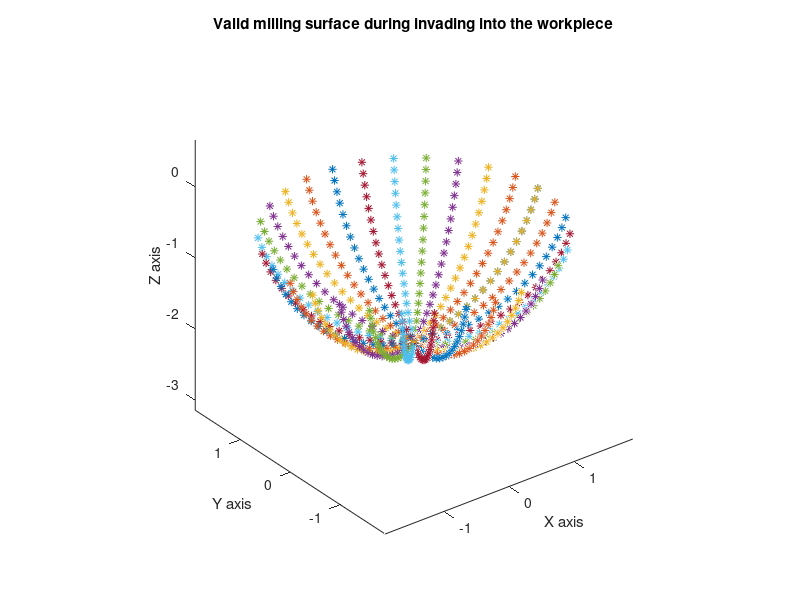
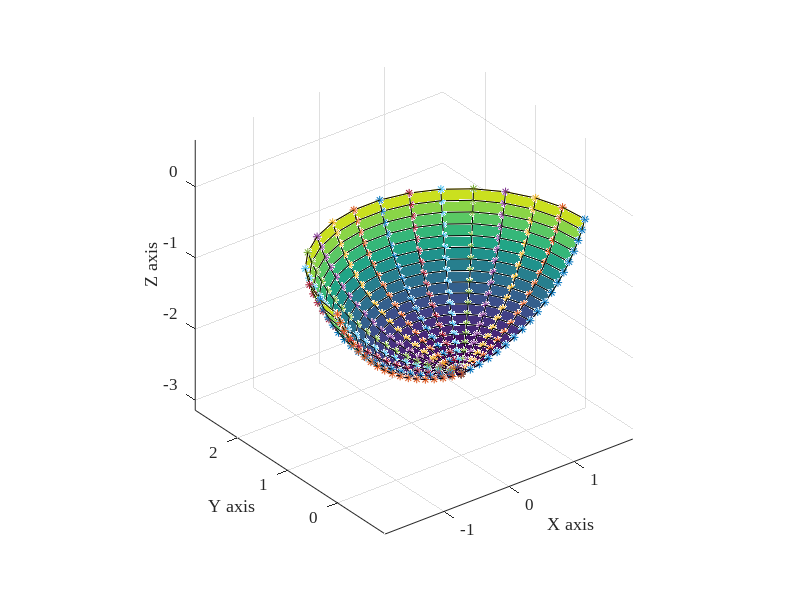
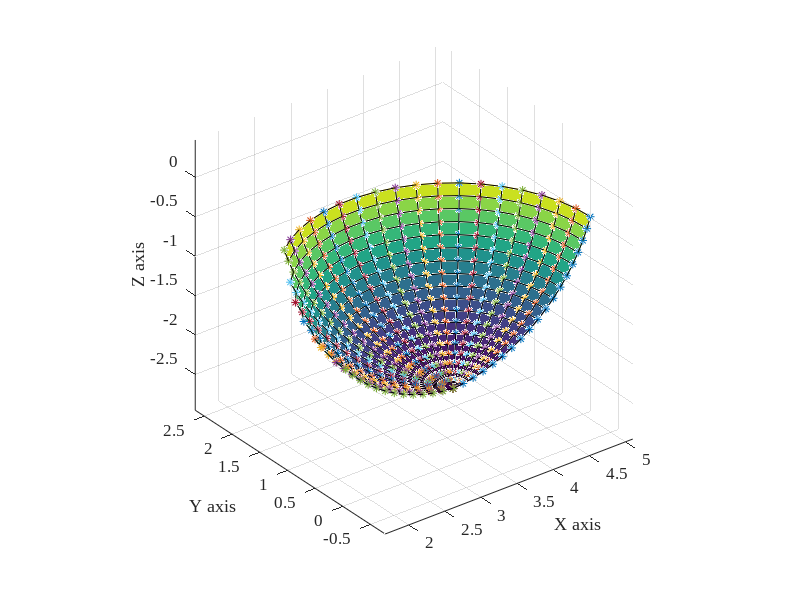
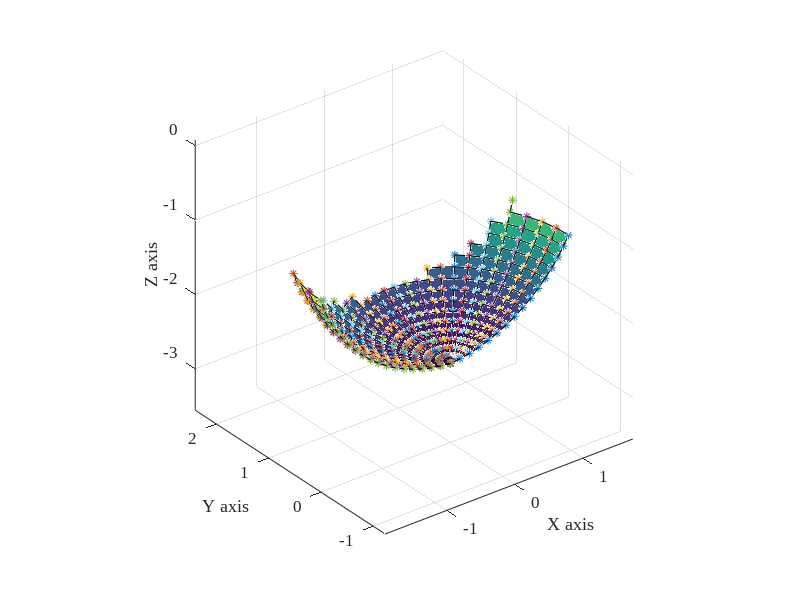

The MATLAB source for these figures, in order:
clear;clc;close all;
%% %%%%%%%%%%%%%%%%%%%%%%%%%%%%%%%%%%%%%%%%%%%%%%%%%%%%%%%%%%%%%%%%%%%%%%%
% author: Jihao Liu
% date:   June 2022
% function: shown the engagement surface of the ball-end cutter subjct to 
%           layer-by-layer milling strategy

% milling profile and surface

%%%%%%%%%%%%%%%%%%%%%%%%%%%%%%%%%%%%%%%%%%%%%%%%%%%%%%%%%%%%%%%%%%%%%%%%%%%
% case 1. the drill bit invading into the surface.

h = 0.5;    % unit: mm 
R = 2;      % unit: mm

w = 3.2;    % unit: mm
d = 0.5;    % unit: mm

u_d = 4;

deg = acos(h/R);

num = floor(deg * 180 /pi /u_d) + 1;

%%%
phi = linspace(0, 2*pi, 31);

X = [];
Y = [];
Z = [];

for i = 1:num
    r = R*sind((i-1)*u_d);

    x = r*cos(phi);
    y = r*sin(phi);
    z = - ones(size(phi))*R*cosd(i*u_d);

    X = [X;x];
    Y = [Y;y];
    Z = [Z;z];
end

figure()
plot3(X,Y,Z,'*')
axis equal
xlabel('X axis')
ylabel('Y axis')
zlabel('Z axis')
title('Valid milling surface during invading into the workpiece')



%%%%%%%%%%%%%%%%%%%%%%%%%%%%%%%%%%%%%%%%%%%%%%%%%%%%%%%%%%%%%%%%%%%%%%%%%%%
% case 2. the drill bit moving along the first line.

% clear;clc;close all;

% h = 0.8;    % unit: mm 
% R = 2;      % unit: mm

deg = acos(h/R);
% u_d = 5;

num = floor(deg * 180 /pi /u_d) + 1;

%%%
phi = linspace(0, pi, 16);

X = [];
Y = [];
Z = [];

for i = 1:num
    r = R*sind((i-1)*u_d);

    x = r*cos(phi);
    y = r*sin(phi);
    z = - ones(size(phi))*R*cosd(i*u_d);

    X = [X;x];
    Y = [Y;y];
    Z = [Z;z];
end

figure()
plot3(X,Y,Z,'*')
hold on
mesh(X,Y,Z)
surf(X,Y,Z)
xlabel('X axis')
ylabel('Y axis')
zlabel('Z axis')
grid on
axis equal
% title('Valid milling surface in the first line on the top layer')
set(gca,'FontName','Times New Roman','FontSize',12);



%%%%%%%%%%%%%%%%%%%%%%%%%%%%%%%%%%%%%%%%%%%%%%%%%%%%%%%%%%%%%%%%%%%%%%%%%%%
% case 3. the drill bit moving along the second line on the top layer.
% clear;clc;close all;

% h = 0.3;    % unit: mm 
% R = 2;      % unit: mm
% u_d = 4;

%%%
phi = linspace(0, pi, 26);

% w = 2.6;     % unit: mm

X = [];
Y = [];
Z = [];

cen_x = w;
cen_y = 0;
cen_z = 0;

for i = 1:num
    r = R*sind((i-1)*u_d);

    x = r*cos(phi) + cen_x;
    y = r*sin(phi) + cen_y;
    z = - ones(size(phi))*R*cosd(i*u_d) + cen_z;

    for j = 1:length(phi)
        dist = sqrt(x(j)^2 + z(j)^2);
        if dist < R
            x(j) = NaN;
            y(j) = NaN;
            z(j) = NaN;
        end
    end

    X = [X;x];
    Y = [Y;y];
    Z = [Z;z];
end

figure()
plot3(X,Y,Z,'*')
hold on
mesh(X,Y,Z)
surf(X,Y,Z)
grid on
xlabel('X axis')
ylabel('Y axis')
zlabel('Z axis')
axis equal
% title('Valid milling surface in the second line on the top layer')

set(gca,'FontName','Times New Roman','FontSize',12);



%%%%%%%%%%%%%%%%%%%%%%%%%%%%%%%%%%%%%%%%%%%%%%%%%%%%%%%%%%%%%%%%%%%%%%%%%%%
% case 4. the drill bit moving along the first line on the second layer.
% clear;clc;close all;

% h = 0.3;    % unit: mm 
% R = 2;      % unit: mm
% d = 0.8;    % unit: mm
% u_d = 4;

% num = floor(deg * 180 /pi /u_d) + 1;

phi = linspace(0, pi, 26);

% w = 2.6;     % unit: mm

X = [];
Y = [];
Z = [];

cen_x = 0;
cen_y = 0;
cen_z = -d;

for i = 1:num
    r = R*sind((i-1)*u_d);

    x = r*cos(phi) + cen_x;
    y = r*sin(phi) + cen_y;
    z = - ones(size(phi))*R*cosd(i*u_d) + cen_z;

    for j = 1:length(phi)
        dist1 = sqrt(x(j)^2 +  z(j)^2);
        dist2 = sqrt((x(j) - w)^2 + z(j)^2);


        if (dist1 < R) | (dist2 < R)
            x(j) = NaN;
            y(j) = NaN;
            z(j) = NaN;
        end
    end

    X = [X;x];
    Y = [Y;y];
    Z = [Z;z];
end

figure()
plot3(X,Y,Z,'*')
hold on
mesh(X,Y,Z)
surf(X,Y,Z)
grid on
xlabel('X axis')
ylabel('Y axis')
zlabel('Z axis')
axis equal
% title('Valid milling surface in the first line on the second layer')
set(gca,'FontName','Times New Roman','FontSize',12);




%%%%%%%%%%%%%%%%%%%%%%%%%%%%%%%%%%%%%%%%%%%%%%%%%%%%%%%%%%%%%%%%%%%%%%%%%%%
% case 5. the drill bit moving along the first line on the second layer.
% clear;clc;close all;

% h = 0.3;    % unit: mm 
% R = 2;      % unit: mm
% d = 0.8;    % unit: mm
% u_d = 4;
% num = floor(deg * 180 /pi /u_d) + 1;

%%%
% phi = linspace(0, pi, 26);
% w = 2.6;     % unit: mm

X = [];
Y = [];
Z = [];

cen_x = w;
cen_y = 0;
cen_z = -d;

for i = 1:num
    r = R*sind((i-1)*u_d);

    x = r*cos(phi) + cen_x;
    y = r*sin(phi) + cen_y;
    z = - ones(size(phi))*R*cosd(i*u_d) + cen_z;

    for j = 1:length(phi)
        dist1 = sqrt(x(j)^2 +  (z(j)+d)^2);
        dist2 = sqrt((x(j) - w)^2 + z(j)^2);
        dist3 = sqrt((x(j) - 2*w)^2 + z(j)^2);


        if (dist1 < R) | (dist2 < R) | (dist3 < R)
            x(j) = NaN;
            y(j) = NaN;
            z(j) = NaN;
        end
    end

    X = [X;x];
    Y = [Y;y];
    Z = [Z;z];
end

figure()
plot3(X,Y,Z,'*')
hold on
mesh(X,Y,Z)
surf(X,Y,Z)
grid on
xlabel('X axis')
ylabel('Y axis')
zlabel('Z axis')
axis equal
% title('Valid milling surface in the second line on the second layer')

set(gca,'FontName','Times New Roman','FontSize',12);


%%%%%%%%%%%%%%%%%%%%%%%%%%%%%%%%%%%%%%%%%%%%%%%%%%%%%%%%%%%%%%%%%%%%%%%%%%%
% case 6. the drill bit moving along the final line on the second layer.
% clear;clc;close all;

% h = 0.3;    % unit: mm 
% R = 2;      % unit: mm
% d = 0.8;    % unit: mm
% u_d = 4;

%%%
% phi = linspace(0, pi, 26);
% w = 2.6;     % unit: mm

X = [];
Y = [];
Z = [];

cen_x = w;
cen_y = 0;
cen_z = -d;

for i = 1:num
    r = R*sind((i-1)*u_d);

    x = r*cos(phi) + cen_x;
    y = r*sin(phi) + cen_y;
    z = - ones(size(phi))*R*cosd(i*u_d) + cen_z;

    for j = 1:length(phi)
        dist1 = sqrt(x(j)^2 +  (z(j)+d)^2);
        dist2 = sqrt((x(j) - w)^2 + z(j)^2);
%         dist3 = sqrt((x(j) - 2*w)^2 + z(j)^2);


        if (dist1 < R) | (dist2 < R)  %| (dist3 < R)
            x(j) = NaN;
            y(j) = NaN;
            z(j) = NaN;
        end
    end

    X = [X;x];
    Y = [Y;y];
    Z = [Z;z];
end

figure()
plot3(X,Y,Z,'*')
hold on
mesh(X,Y,Z)
surf(X,Y,Z)
grid on
xlabel('X axis')
ylabel('Y axis')
zlabel('Z axis')
axis equal
% title('Valid milling surface in the final line on the second layer')
set(gca,'FontName','Times New Roman','FontSize',12);
